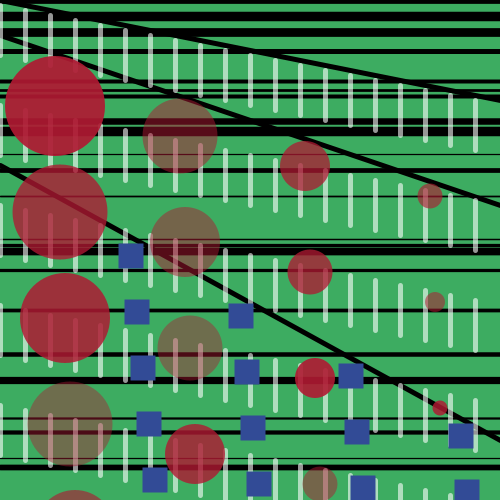
Frame 1 (no input)
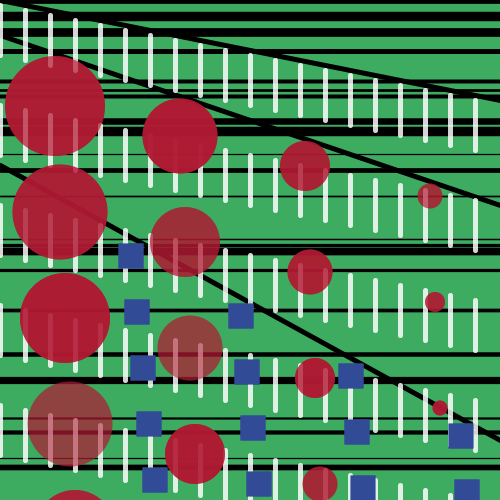
Frame 2 (the mouse pressed at the canvas centre, redrawn once)

The Processing sketch that drew these frames (run headless with seeded random() and noise(); the mouse was pressed at the canvas centre and the sketch redrawn once):

// Processing sketch: processing_132816
// ── processing_132816.pde

//Jenny McCarthy 2/8/14 - Drawing with while and for loops
void setup(){
  size(500,500);
  background(#3dac61);
  noLoop();
}
void draw(){
  strokeWeight(5);
  line(0,0,500,100);
  line(0,35,500,205);
  line(0,165,500,440);

  float r = 0;
  while (r < 500) {
    strokeWeight(random(1,10)); //random line stroke weights
    line(0, r, 500, r);
    r = r + random(5,50); //random placement of lines
  } 
  float s = 0;
  while (s < 500) {
    stroke(255,150);
    strokeWeight(5);
    translate(0,5); //lines gradually go from top left to bottom right
    line(s,0,s,50);
    line(s,100,s,150);
    line(s,200,s,250);
    line(s,300,s,350);
    line(s,400,s,450);
    s = s + 25;
  }  
  int circleSize = 100;
  for (int x = 50; x < 500; x = x+100) {  //draws circles across the screen (rows)
  for (int y = 0; y < 500; y = y+100) { //draws circles down the screen (columns)
    noStroke();
    fill(175,25,50,random(100,250)); //circle opacity varies
    translate(5,6);
    ellipse(x,y,circleSize,circleSize);
    circleSize = circleSize - 5; //circle size changes
    }
  }
  for (int x = 0; x < 500; x = x+50) {  //draws squares across the screen (rows)
  for (int y = 0; y < 500; y = y+50) { //draws squares down the screen (columns)
    noStroke();
    fill(50,75,150);
    rectMode(CENTER);
    translate(6,6);
    rect(x,y,25,25);
    }
  }
}
